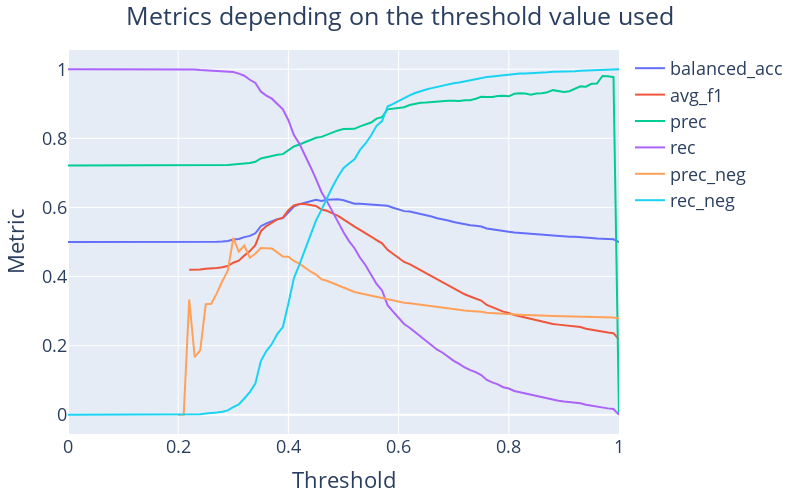

Here is the notebook cell this chart was saved with:
### Markdown cell above
Initially, we were looking at the F1-score and the accuracy. We quickly realise that these metrics where not relevant for our case, as they were maximum when the model was always predicting the games as wins. This is due to the unbalance of the data. We then chose more suitable metrics for this case: balanced accuracy and averaged F1-score.

### Code cell
balanced_acc, avg_f1, prec, rec, prec_neg, rec_neg = get_relevant_metrics(y_cat_valid, y_cat_pred_p_valid)
plot_metrics([balanced_acc, avg_f1, prec, rec, prec_neg, rec_neg], ['balanced_acc', 'avg_f1', 'prec', 'rec', 'prec_neg', 'rec_neg'])
